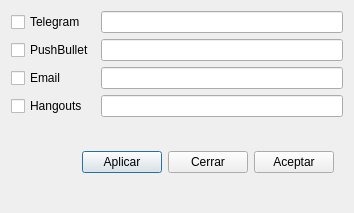
<?xml version="1.0" encoding="UTF-8"?>
<ui version="4.0">
    <class>Dialog</class>
    <widget class="QDialog" name="Dialog">
        <property name="geometry">
            <rect>
                <x>0</x>
                <y>0</y>
                <width>354</width>
                <height>213</height>
            </rect>
        </property>
        <property name="windowTitle">
            <string>Notificaciones</string>
        </property>
        <property name="windowIcon">
            <iconset resource="fatcow.qrc">
                <normaloff>:/Iconos/Icons/fatcow/Principal.png</normaloff>:/Iconos/Icons/fatcow/Principal.png
            </iconset>
        </property>
        <layout class="QGridLayout" name="gridLayout">
            <item row="0" column="0">
                <widget class="QCheckBox" name="checkBox_Telegram">
                    <property name="text">
                        <string>Telegram</string>
                    </property>
                </widget>
            </item>
            <item row="0" column="1">
                <widget class="QLineEdit" name="lineEdit_Telegram"/>
            </item>
            <item row="1" column="0">
                <widget class="QCheckBox" name="checkBox_PushBullet">
                    <property name="text">
                        <string>PushBullet</string>
                    </property>
                </widget>
            </item>
            <item row="1" column="1">
                <widget class="QLineEdit" name="lineEdit_PushBullet"/>
            </item>
            <item row="2" column="0">
                <widget class="QCheckBox" name="checkBox_Email">
                    <property name="text">
                        <string>Email</string>
                    </property>
                </widget>
            </item>
            <item row="2" column="1">
                <widget class="QLineEdit" name="lineEdit_Email"/>
            </item>
            <item row="3" column="0">
                <widget class="QCheckBox" name="checkBox_Hangouts">
                    <property name="text">
                        <string>Hangouts</string>
                    </property>
                </widget>
            </item>
            <item row="3" column="1">
                <widget class="QLineEdit" name="lineEdit_Hangouts"/>
            </item>
            <item row="4" column="0" colspan="2">
                <widget class="QWidget" name="WidgetBotones" native="true">
                    <layout class="QHBoxLayout" name="LayoutBotones">
                        <item>
                            <widget class="QLabel" name="label_Info">
                                <property name="text">
                                    <string/>
                                </property>
                            </widget>
                        </item>
                        <item>
                            <spacer name="horizontalSpacer">
                                <property name="orientation">
                                    <enum>Qt::Horizontal</enum>
                                </property>
                                <property name="sizeHint" stdset="0">
                                    <size>
                                        <width>40</width>
                                        <height>20</height>
                                    </size>
                                </property>
                            </spacer>
                        </item>
                        <item>
                            <widget class="QPushButton" name="pushButtonAplicar">
                                <property name="text">
                                    <string>Aplicar</string>
                                </property>
                                <property name="icon">
                                    <iconset resource="fatcow.qrc">
                                        <normaloff>:/Iconos/Icons/fatcow/accept_button.png</normaloff>
                                        :/Iconos/Icons/fatcow/accept_button.png
                                    </iconset>
                                </property>
                            </widget>
                        </item>
                        <item>
                            <widget class="QPushButton" name="pushButtonCerrar">
                                <property name="text">
                                    <string>Cerrar</string>
                                </property>
                                <property name="icon">
                                    <iconset resource="fatcow.qrc">
                                        <normaloff>:/Iconos/Icons/fatcow/cancel.png</normaloff>
                                        :/Iconos/Icons/fatcow/cancel.png
                                    </iconset>
                                </property>
                            </widget>
                        </item>
                        <item>
                            <widget class="QPushButton" name="pushButtonAceptar">
                                <property name="text">
                                    <string>Aceptar</string>
                                </property>
                                <property name="icon">
                                    <iconset resource="fatcow.qrc">
                                        <normaloff>:/Iconos/Icons/fatcow/file_save_as.png</normaloff>
                                        :/Iconos/Icons/fatcow/file_save_as.png
                                    </iconset>
                                </property>
                            </widget>
                        </item>
                    </layout>
                </widget>
            </item>
        </layout>
    </widget>
    <resources>
        <include location="fatcow.qrc"/>
    </resources>
    <connections/>
</ui>
